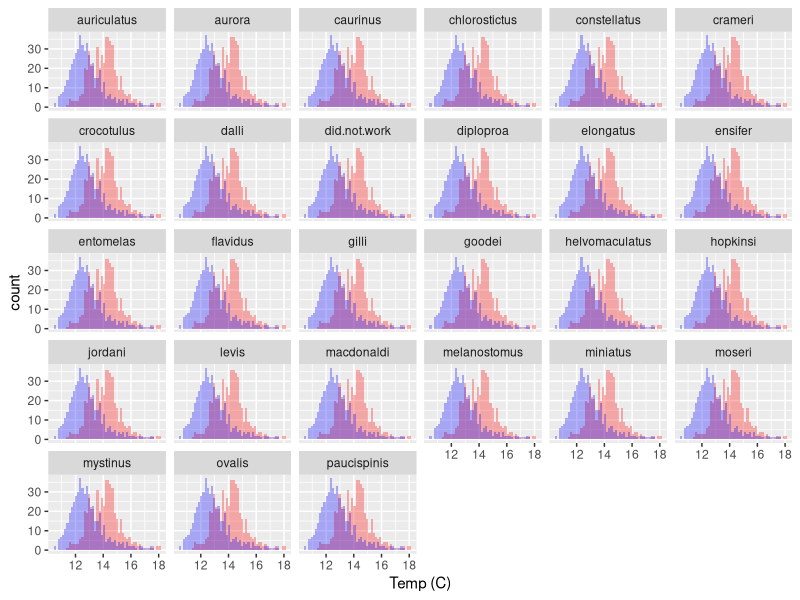
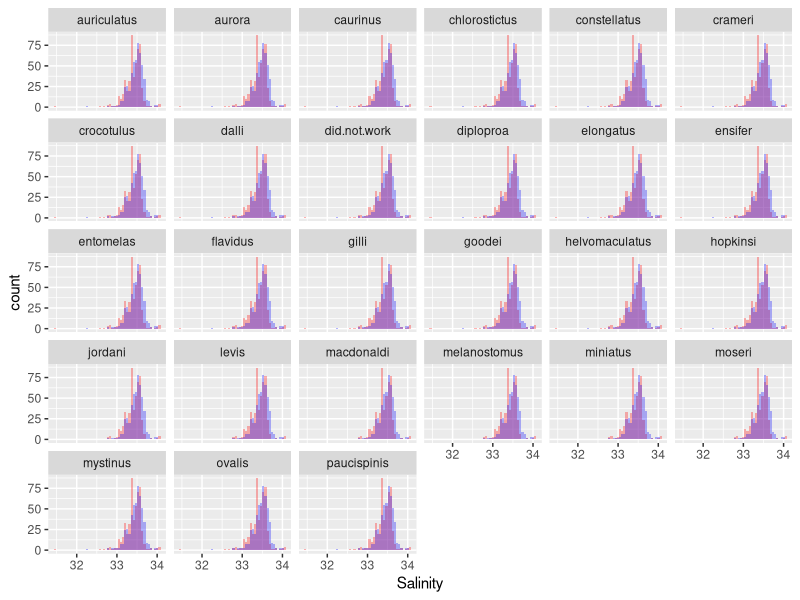
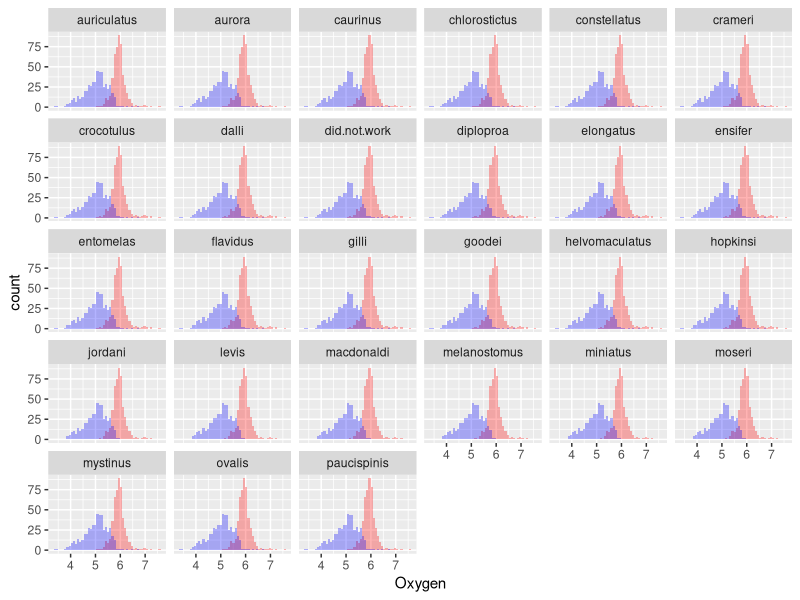

These charts were generated, in order, by the following R code:
## ---- chunk 1
knitr::opts_chunk$set(
  echo=FALSE
)
## ---- chunk 2
knitr::opts_chunk$set(
  echo=FALSE
)
## ---- chunk 3
library(dplyr)
help(package = dplyr)
library(ggplot2)
library(tidyr)

## ---- chunk 4

library(kableExtra)
## ---- chunk 5
rockfish_larval_data <- read.csv("../data/rsos170639_si_001.csv")
## ---- chunk 6
rockfish_data_reduced <- select(rockfish_larval_data, year, line, station, station.depth, temp_surf, sal_surf, oxygen_surf, temp_100m, sal_100m, oxygen_100m, auriculatus, aurora,	caurinus,	chlorostictus,	constellatus,crameri,	crocotulus,	dalli,	did.not.work,	diploproa,	elongatus,	ensifer,	entomelas,	flavidus,	gilli,	goodei, helvomaculatus,	hopkinsi,	jordani,	levis,	macdonaldi,	melanostomus,	miniatus,	moseri,	mystinus,	ovalis,	paucispinis)
## ---- chunk 7
rockfish_data_added_genus <- rockfish_data_reduced %>%
  gather('auriculatus', 'aurora',	'caurinus',	'chlorostictus',	'constellatus', 'crameri',	'crocotulus',	'dalli',	'did.not.work',	'diploproa',	'elongatus',	'ensifer',	'entomelas',	'flavidus',	'gilli',	'goodei', 'helvomaculatus',	'hopkinsi',	'jordani',	'levis',	'macdonaldi',	'melanostomus',	'miniatus',	'moseri',	'mystinus',	'ovalis',	'paucispinis', key = "genus", value = "counts")
## ---- chunk 8
knitr::kable(
  rockfish_data_added_genus[1:7, 5:11 ], 
  caption = "Rockfish Data Table"
) %>%
  kable_styling(c("striped", "hover", "condensed", "responsive")) %>%
  scroll_box(width = "100%")
## ---- chunk 9
ggplot(rockfish_data_added_genus, aes(x=temp_surf)) +
   geom_histogram(fill="red", alpha = 0.3, bins = 50) +
   labs(x = "Temp (C)") +
  facet_wrap(~genus) +
  geom_histogram(aes(x=temp_100m), fill="blue", alpha = 0.3, bins = 50) 

## ---- chunk 10
ggplot(rockfish_data_added_genus, aes(x=sal_surf)) +
   geom_histogram(fill="red", alpha = 0.3, bins = 50) +
   labs(x = "Salinity") +
   facet_wrap(~genus) +
  geom_histogram(aes(x=sal_100m), fill="blue", alpha = 0.3, bins = 50)
## ---- chunk 11
ggplot(rockfish_data_added_genus, aes(x=oxygen_surf)) +
   geom_histogram(fill="red", alpha = 0.3, bins = 50) +
   labs(x = "Oxygen") +
   facet_wrap(~genus) +
  geom_histogram(aes(x=oxygen_100m), fill="blue", alpha = 0.3, bins = 50)
